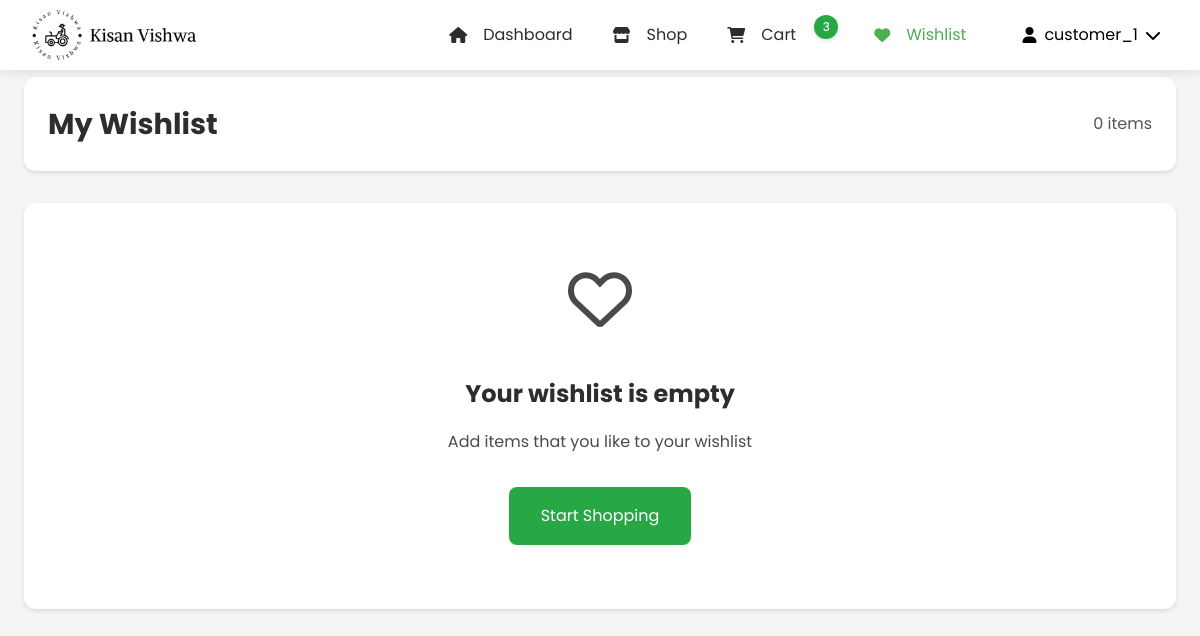
Page /customer/wishlist/ (signed in) on the earlier database version.
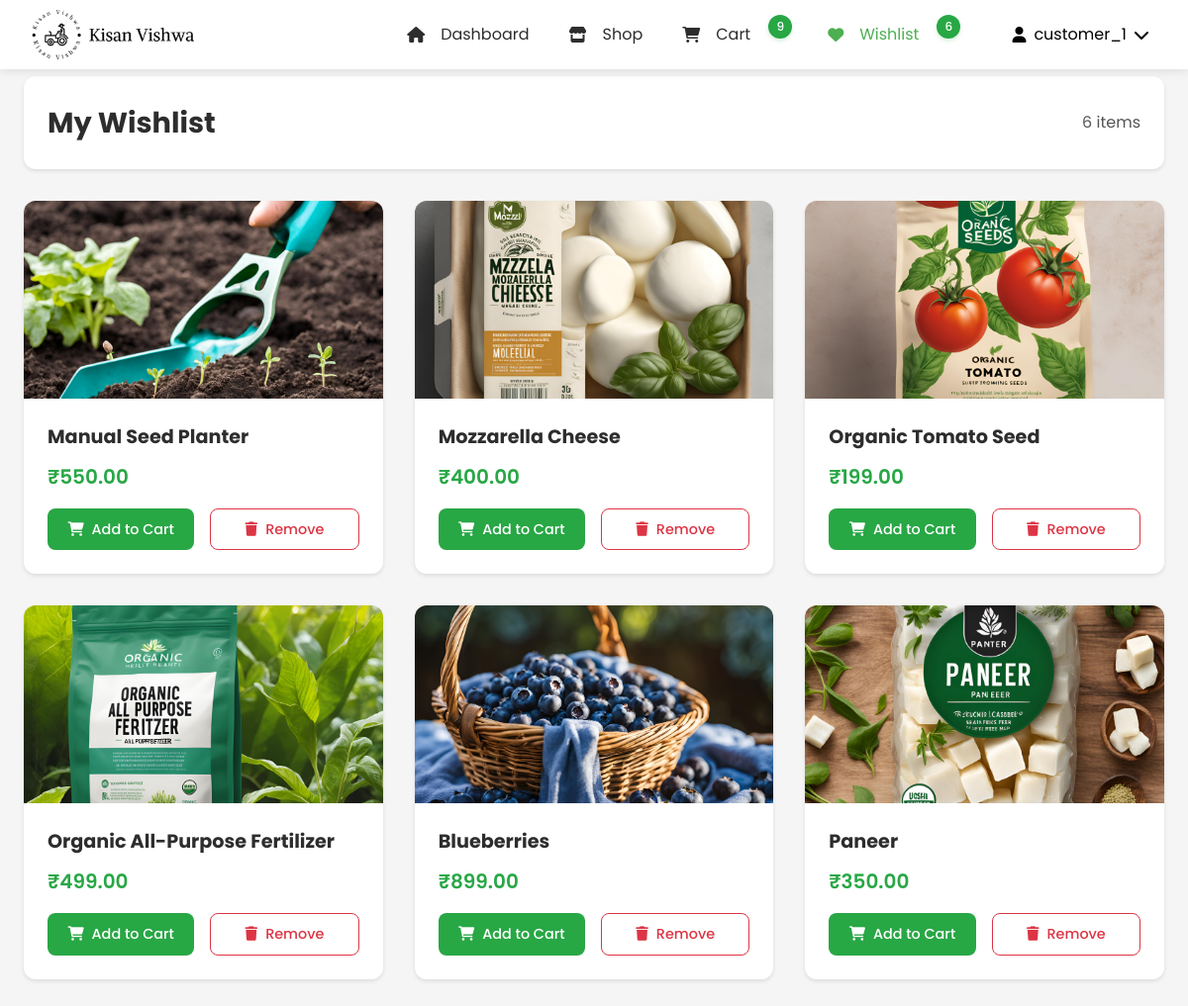
Same page on the later database version.
### customer_app/models.py (models this page shows)
class Wishlist(models.Model):
    user = models.ForeignKey(User, on_delete=models.CASCADE)
    product = models.ForeignKey(Product, on_delete=models.CASCADE)
    created_at = models.DateTimeField(auto_now_add=True)
    class Meta:
        unique_together = ('user','product')

### product_app/models.py (models this page shows, shortened)
class Product(models.Model):
    CATEGORY_CHOICES = [
        ('vegetables', 'Vegetables'),
        ('fruits', 'Fruits'),
        ('grains', 'Grains'),
        ('dairy', 'Dairy'),
        ('tools', 'Tools & Equipment'),
        ('seeds', 'Seeds & Saplings'),
        ('pesticides', 'Pesticides & Fertilizers'),
        ('organic', 'Organic Products'),
        ('livestock', 'Livestock & Feed'),
        ('other', 'Other')
    ]
    name = models.CharField(max_length=200)
    category = models.CharField(max_length=100, choices=CATEGORY_CHOICES, default='other')
    price = models.DecimalField(max_digits=10, decimal_places=2)
    quantity = models.IntegerField()
    description = models.TextField()
    image = models.ImageField(
        upload_to='products/',
        null=True,
        blank=True
    )
    farmer = models.ForeignKey(User, on_delete=models.CASCADE)
    created_at = models.DateTimeField(auto_now_add=True)
    updated_at = models.DateTimeField(auto_now=True)
    is_featured = models.BooleanField(default=False)
    is_deleted = models.BooleanField(default=False)
    def get_image_url(self):
        if self.image and hasattr(self.image, 'url'):
            return self.image.url
        return static('images/default_product.jpg')

### customer_app/views.py (the view)
# urls.py: path('wishlist/', views.view_wishlist, name='customer_wishlist'),
@login_required
def view_wishlist(request):
    wishlist_items = Wishlist.objects.filter(user=request.user)
    return render(request, 'customer_app/wishlist.html', {'wishlist_items': wishlist_items})

### customer_app/context_processors.py (called while the page is built, shortened)
def wishlist_and_cart_counts(request):
    if request.user.is_authenticated:
        cart_items = CartItem.objects.filter(user=request.user).select_related('product')
        wishlist_items = Wishlist.objects.filter(user=request.user)
        return {
            'cart_items_count': cart_items.count(),
            'cart_total': sum(item.total_price for item in cart_items),
            'wishlist_count': wishlist_items.count(),
            'wishlist_product_ids': set(item.product_id for item in wishlist_items)
        }

def wishlist_status(request):
    if request.user.is_authenticated:
        wishlist_items = Wishlist.objects.filter(user=request.user).select_related('product')
        return {
            'wishlist_product_ids': set(item.product.id for item in wishlist_items),
            'wishlist_products': [item.product for item in wishlist_items]
        }
    return {
        'wishlist_product_ids': set(),
        'wishlist_products': []
    }

### customer_app/models.py (called while the page is built)
    @property
    def total_price(self):
        return self.product.price * self.quantity

### customer_app/templates/customer_app/wishlist.html (shortened to what this page needs)
{% load static %}
<!DOCTYPE html>
<html lang="en">
<head>
    <link rel="stylesheet" href="https://cdnjs.cloudflare.com/ajax/libs/normalize/8.0.1/normalize.min.css">
    <link rel="stylesheet" href="https://cdnjs.cloudflare.com/ajax/libs/font-awesome/6.0.0/css/all.min.css">
    <link rel="stylesheet" type="text/css" href="{% static 'css/CustomerNavBar.css' %}">
    <link rel="stylesheet" type="text/css" href="{% static 'css/customerdesign.css' %}">
    <link rel="stylesheet" type="text/css" href="{% static 'css/wishlist.css' %}">
</head>
<body>
    {% include 'NavBar/CustomerNavBar.html' %}
    <main class="main-container">
        <div class="wishlist-header">
            <h1>My Wishlist</h1>
            <div class="wishlist-summary">
                <span>{{ wishlist_items|length }} items</span>
            </div>
        </div>
        {% if wishlist_items %}
            <div class="wishlist-grid">
                {% for item in wishlist_items %}
                    <div class="wishlist-card" data-product-id="{{ item.product.id }}">
                        <div class="wishlist-image">
                            <img src="{{ item.product.get_image_url }}" alt="{{ item.product.name }}">
                        </div>
                        <div class="wishlist-content">
                            <h2>{{ item.product.name }}</h2>
                            <p class="price">₹{{ item.product.price }}</p>
                            <div class="wishlist-actions">
                                <button onclick="addToCart('{{ item.product.id }}', this)" class="add-to-cart-btn">
                                    <i class="fas fa-shopping-cart"></i> Add to Cart
                                </button>
                                <button onclick="toggleWishlist('{{ item.product.id }}')" class="remove-btn">
                                    <i class="fas fa-trash"></i> Remove
                                </button>
                            </div>
                        </div>
                    </div>
                {% endfor %}
            </div>
        {% else %}
            <div class="empty-wishlist">
                <i class="far fa-heart"></i>
                <h2>Your wishlist is empty</h2>
                <p>Add items that you like to your wishlist</p>
                <a href="{% url 'customer_dashboard' %}" class="start-shopping-btn">
                    Start Shopping
                </a>
            </div>
        {% endif %}
    </main>
</body>
</html>

### templates/NavBar/CustomerNavBar.html (shortened to what this page needs)
{% load static %}
<header class="site-header">
    <div class="header-container">
        <div class="brand">
            <a href="{% url 'customer_dashboard' %}" class="logo">
                <img src="{% static 'images/kisan_vishwa_logo.png' %}" alt="Kisan Vishwa Logo">
            </a>
        </div>
        <nav class="main-nav">
            <ul class="nav-list">
                <li>
                    <a href="{% url 'customer_dashboard' %}" class="nav-item {% if request.resolver_match.url_name == 'customer_dashboard' %}active{% endif %}">
                        <i class="fas fa-home"></i>
                        <span>Dashboard</span>
                    </a>
                </li>
                <li>
                    <a href="{% url 'shop' %}" class="nav-item {% if request.resolver_match.url_name == 'shop' %}active{% endif %}">
                        <i class="fas fa-store"></i>
                        <span>Shop</span>
                    </a>
                </li>
                <li>
                    <a href="{% url 'customer_cart' %}" class="nav-item {% if request.resolver_match.url_name == 'customer_cart' %}active{% endif %}">
                        <i class="fas fa-shopping-cart"></i>
                        <span>Cart</span>
                        {% if cart_items_count > 0 %}
                            <span class="badge">{{ cart_items_count }}</span>
                        {% endif %}
                    </a>
                </li>
                <li>
                    <a href="{% url 'customer_wishlist' %}" class="nav-item {% if request.resolver_match.url_name == 'customer_wishlist' %}active{% endif %}">
                        <i class="fas fa-heart"></i>
                        <span>Wishlist</span>
                        {% if wishlist_count > 0 %}
                            <span class="badge">{{ wishlist_count }}</span>
                        {% endif %}
                    </a>
                </li>
            </ul>
            <div class="user-menu">
                <button class="user-menu-toggle">
                    <div class="user-info">
                        {% if user.customer_profile.profile_picture %}
                            <img src="{{ user.customer_profile.profile_picture.url }}" alt="" class="user-avatar">
                        {% else %}
                            <i class="fas fa-user"></i>
                        {% endif %}
                        <span>{{ user.username }}</span>
                        <i class="fas fa-chevron-down"></i>
                    </div>
                </button>
            </div>
        </nav>
    </div>
</header>

Differences in the rows shown:
added Wishlist: product.get_image_url (picture), product.name "Manual Seed Planter", product.price "550.00"
added Wishlist: product.get_image_url (picture), product.name "Mozzarella Cheese", product.price "400.00"
added Wishlist: product.get_image_url (picture), product.name "Organic Tomato Seed", product.price "199.00"
added Wishlist: product.get_image_url (picture), product.name "Organic All-Purpose Fertilizer", product.price "499.00"
added Wishlist: product.get_image_url (picture), product.name "Blueberries", product.price "899.00"
added Wishlist: product.get_image_url (picture), product.name "Paneer", product.price "350.00"
Other differences:
{{ cart_items_count }}: "3" → "9"
{{ wishlist_count }}: (not shown) → "6"
{{ wishlist_items|length }}: "0" → "6"
text no longer shown: "Your wishlist is empty Add items that you like to your wishlist Start Shopping"
